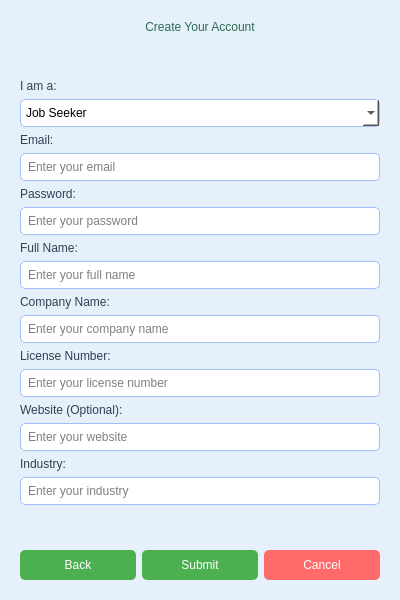
<?xml version="1.0" encoding="UTF-8"?>
<ui version="4.0">
 <class>SignUp</class>
 <widget class="QDialog" name="SignUp">
  <property name="geometry">
   <rect>
    <x>0</x>
    <y>0</y>
    <width>400</width>
    <height>600</height>
   </rect>
  </property>
  <property name="windowTitle">
   <string>Sign Up - Job Matching System</string>
  </property>
  <property name="styleSheet">
   <string notr="true">
    QDialog {
        background-color: #E6F0FA; /* Light blue background */
    }
    QLabel {
        font: 14px "Arial";
        color: #2E4053; /* Dark slate color for text */
    }
    QLineEdit {
        background-color: #FFFFFF;
        border: 1px solid #A3BFFA;
        border-radius: 5px;
        padding: 5px;
        font: 14px "Arial";
    }
    QLineEdit:focus {
        border: 2px solid #4C6EF5; /* Vibrant blue on focus */
    }
    QComboBox {
        background-color: #FFFFFF;
        border: 1px solid #A3BFFA;
        border-radius: 5px;
        padding: 5px;
        font: 14px "Arial";
    }
    QComboBox:hover {
        background-color: #F0F4FF;
    }
    QPushButton {
        background-color: #4CAF50; /* Green for buttons */
        color: white;
        border-radius: 5px;
        padding: 8px;
        font: 14px "Arial";
    }
    QPushButton:hover {
        background-color: #45A049; /* Slightly darker green on hover */
    }
    QPushButton#cancelButton {
        background-color: #FF6B6B; /* Red for cancel button */
    }
    QPushButton#cancelButton:hover {
        background-color: #FF5252; /* Slightly darker red on hover */
    }
   </string>
  </property>
  <widget class="QWidget" name="verticalLayoutWidget">
   <property name="geometry">
    <rect>
     <x>20</x>
     <y>20</y>
     <width>360</width>
     <height>560</height>
    </rect>
   </property>
   <layout class="QVBoxLayout" name="verticalLayout">
    <item>
     <widget class="QLabel" name="titleLabel">
      <property name="text">
       <string>Create Your Account</string>
      </property>
      <property name="styleSheet">
       <string notr="true">
        font: bold 20px "Arial";
        color: #2D6A4F; /* Dark green for title */
       </string>
      </property>
      <property name="alignment">
       <set>Qt::AlignCenter</set>
      </property>
     </widget>
    </item>
    <item>
     <spacer name="verticalSpacer_1">
      <property name="orientation">
       <enum>Qt::Vertical</enum>
      </property>
      <property name="sizeHint" stdset="0">
       <size>
        <width>20</width>
        <height>20</height>
       </size>
      </property>
     </spacer>
    </item>
    <item>
     <widget class="QLabel" name="roleLabel">
      <property name="text">
       <string>I am a:</string>
      </property>
     </widget>
    </item>
    <item>
     <widget class="QComboBox" name="roleComboBox">
      <item>
       <property name="text">
        <string>Job Seeker</string>
       </property>
      </item>
      <item>
       <property name="text">
        <string>Employer</string>
       </property>
      </item>
     </widget>
    </item>
    <item>
     <widget class="QLabel" name="emailLabel">
      <property name="text">
       <string>Email:</string>
      </property>
     </widget>
    </item>
    <item>
     <widget class="QLineEdit" name="emailLineEdit">
      <property name="placeholderText">
       <string>Enter your email</string>
      </property>
     </widget>
    </item>
    <item>
     <widget class="QLabel" name="passwordLabel">
      <property name="text">
       <string>Password:</string>
      </property>
     </widget>
    </item>
    <item>
     <widget class="QLineEdit" name="passwordLineEdit">
      <property name="echoMode">
       <enum>QLineEdit::Password</enum>
      </property>
      <property name="placeholderText">
       <string>Enter your password</string>
      </property>
     </widget>
    </item>
    <item>
     <widget class="QLabel" name="fullNameLabel">
      <property name="text">
       <string>Full Name:</string>
      </property>
     </widget>
    </item>
    <item>
     <widget class="QLineEdit" name="fullNameLineEdit">
      <property name="placeholderText">
       <string>Enter your full name</string>
      </property>
     </widget>
    </item>
    <item>
     <widget class="QLabel" name="companyNameLabel">
      <property name="text">
       <string>Company Name:</string>
      </property>
      <property name="visible">
       <bool>false</bool>
      </property>
     </widget>
    </item>
    <item>
     <widget class="QLineEdit" name="companyNameLineEdit">
      <property name="placeholderText">
       <string>Enter your company name</string>
      </property>
      <property name="visible">
       <bool>false</bool>
      </property>
     </widget>
    </item>
    <item>
     <widget class="QLabel" name="licenseNumberLabel">
      <property name="text">
       <string>License Number:</string>
      </property>
      <property name="visible">
       <bool>false</bool>
      </property>
     </widget>
    </item>
    <item>
     <widget class="QLineEdit" name="licenseNumberLineEdit">
      <property name="placeholderText">
       <string>Enter your license number</string>
      </property>
      <property name="visible">
       <bool>false</bool>
      </property>
     </widget>
    </item>
    <item>
     <widget class="QLabel" name="websiteLabel">
      <property name="text">
       <string>Website (Optional):</string>
      </property>
      <property name="visible">
       <bool>false</bool>
      </property>
     </widget>
    </item>
    <item>
     <widget class="QLineEdit" name="websiteLineEdit">
      <property name="placeholderText">
       <string>Enter your website</string>
      </property>
      <property name="visible">
       <bool>false</bool>
      </property>
     </widget>
    </item>
    <item>
     <widget class="QLabel" name="industryLabel">
      <property name="text">
       <string>Industry:</string>
      </property>
      <property name="visible">
       <bool>false</bool>
      </property>
     </widget>
    </item>
    <item>
     <widget class="QLineEdit" name="industryLineEdit">
      <property name="placeholderText">
       <string>Enter your industry</string>
      </property>
      <property name="visible">
       <bool>false</bool>
      </property>
     </widget>
    </item>
    <item>
     <spacer name="verticalSpacer_2">
      <property name="orientation">
       <enum>Qt::Vertical</enum>
      </property>
      <property name="sizeHint" stdset="0">
       <size>
        <width>20</width>
        <height>20</height>
       </size>
      </property>
     </spacer>
    </item>
    <item>
     <layout class="QHBoxLayout" name="horizontalLayout">
      <item>
       <widget class="QPushButton" name="backButton">
        <property name="text">
         <string>Back</string>
        </property>
       </widget>
      </item>
      <item>
       <widget class="QPushButton" name="submitButton">
        <property name="text">
         <string>Submit</string>
        </property>
       </widget>
      </item>
      <item>
       <widget class="QPushButton" name="cancelButton">
        <property name="text">
         <string>Cancel</string>
        </property>
       </widget>
      </item>
     </layout>
    </item>
   </layout>
  </widget>
 </widget>
 <resources/>
 <connections>
  <connection>
   <sender>cancelButton</sender>
   <signal>clicked()</signal>
   <receiver>SignUp</receiver>
   <slot>reject()</slot>
   <hints>
    <hint type="sourcelabel">
     <x>359</x>
     <y>589</y>
    </hint>
    <hint type="destinationlabel">
     <x>199</x>
     <y>599</y>
    </hint>
   </hints>
  </connection>
 </connections>
</ui>
